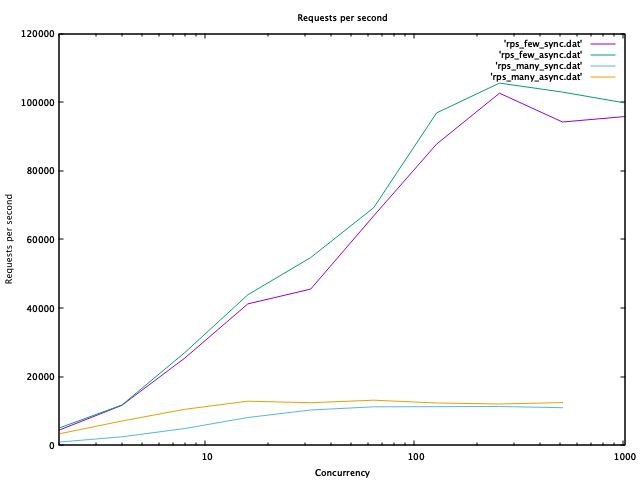

Write gnuplot code to recreate this figure.
set title "Requests per second"
set logscale x
set ylabel "Requests per second"
set xlabel "Concurrency"
plot 'rps_few_sync.dat' with lines, 'rps_few_async.dat' with lines, 'rps_many_sync.dat' with lines, 'rps_many_async.dat' with lines;
